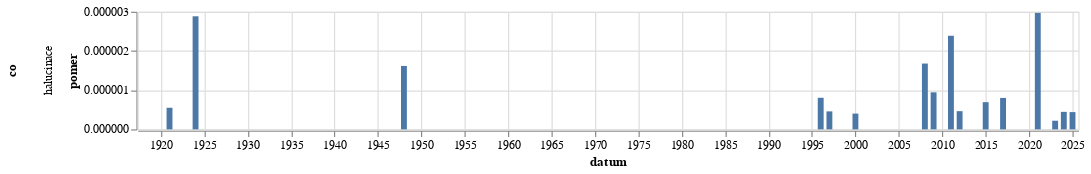

This figure's notebook cell:
### Code cell
graf(vyvoj_vyskytu("(?i)halucin","halucinace"))

### Figure 1 — Vega-Lite specification as saved in the notebook (floating-point values rounded to 4 significant figures)
{"config": {"view": {"continuousWidth": 300, "continuousHeight": 300}}, "data": {"name": "data-966f5af377dca3f356a387485db46cf1"}, "mark": {"type": "bar"}, "encoding": {"row": {"field": "co", "type": "nominal"}, "x": {"field": "datum", "type": "temporal"}, "y": {"field": "pomer", "type": "quantitative"}}, "height": 100, "width": 800, "$schema": "https://vega.github.io/schema/vega-lite/v5.8.0.json", "datasets": {"data-966f5af377dca3f356a387485db46cf1": [{"datum": "1918-01-01T00:00:00", "vyskytu": 0, "pocet_slov": 172010, "pomer": 0.0, "co": "halucinace"}, {"datum": "1919-01-01T00:00:00", "vyskytu": 0, "pocet_slov": 1547459, "pomer": 0.0, "co": "halucinace"}, {"datum": "1920-01-01T00:00:00", "vyskytu": 0, "pocet_slov": 1557497, "pomer": 0.0, "co": "halucinace"}, {"datum": "1921-01-01T00:00:00", "vyskytu": 1, "pocet_slov": 1814119, "pomer": 5.512e-07, "co": "halucinace"}, {"datum": "1922-01-01T00:00:00", "vyskytu": 0, "pocet_slov": 1739976, "pomer": 0.0, "co": "halucinace"}, {"datum": "1923-01-01T00:00:00", "vyskytu": 0, "pocet_slov": 1131296, "pomer": 0.0, "co": "halucinace"}, {"datum": "1924-01-01T00:00:00", "vyskytu": 4, "pocet_slov": 1386775, "pomer": 2.884e-06, "co": "halucinace"}, {"datum": "1925-01-01T00:00:00", "vyskytu": 0, "pocet_slov": 989387, "pomer": 0.0, "co": "halucinace"}, {"datum": "1926-01-01T00:00:00", "vyskytu": 0, "pocet_slov": 1629693, "pomer": 0.0, "co": "halucinace"}, {"datum": "1927-01-01T00:00:00", "vyskytu": 0, "pocet_slov": 1725378, "pomer": 0.0, "co": "halucinace"}, {"datum": "1928-01-01T00:00:00", "vyskytu": 0, "pocet_slov": 1786584, "pomer": 0.0, "co": "halucinace"}, {"datum": "1929-01-01T00:00:00", "vyskytu": 0, "pocet_slov": 907519, "pomer": 0.0, "co": "halucinace"}, {"datum": "1930-01-01T00:00:00", "vyskytu": 0, "pocet_slov": 1990549, "pomer": 0.0, "co": "halucinace"}, {"datum": "1931-01-01T00:00:00", "vyskytu": 0, "pocet_slov": 1466185, "pomer": 0.0, "co": "halucinace"}, {"datum": "1932-01-01T00:00:00", "vyskytu": 0, "pocet_slov": 1117587, "pomer": 0.0, "co": "halucinace"}, {"datum": "1933-01-01T00:00:00", "vyskytu": 0, "pocet_slov": 1230441, "pomer": 0.0, "co": "halucinace"}, {"datum": "1934-01-01T00:00:00", "vyskytu": 0, "pocet_slov": 874472, "pomer": 0.0, "co": "halucinace"}, {"datum": "1935-01-01T00:00:00", "vyskytu": 0, "pocet_slov": 712050, "pomer": 0.0, "co": "halucinace"}, {"datum": "1936-01-01T00:00:00", "vyskytu": 0, "pocet_slov": 958205, "pomer": 0.0, "co": "halucinace"}, {"datum": "1937-01-01T00:00:00", "vyskytu": 0, "pocet_slov": 733783, "pomer": 0.0, "co": "halucinace"}, {"datum": "1938-01-01T00:00:00", "vyskytu": 0, "pocet_slov": 383461, "pomer": 0.0, "co": "halucinace"}, {"datum": "1945-01-01T00:00:00", "vyskytu": 0, "pocet_slov": 140144, "pomer": 0.0, "co": "halucinace"}, {"datum": "1946-01-01T00:00:00", "vyskytu": 0, "pocet_slov": 1129068, "pomer": 0.0, "co": "halucinace"}, {"datum": "1947-01-01T00:00:00", "vyskytu": 0, "pocet_slov": 1083098, "pomer": 0.0, "co": "halucinace"}, {"datum": "1948-01-01T00:00:00", "vyskytu": 1, "pocet_slov": 618132, "pomer": 1.618e-06, "co": "halucinace"}, {"datum": "1949-01-01T00:00:00", "vyskytu": 0, "pocet_slov": 357203, "pomer": 0.0, "co": "halucinace"}, {"datum": "1950-01-01T00:00:00", "vyskytu": 0, "pocet_slov": 208781, "pomer": 0.0, "co": "halucinace"}, {"datum": "1951-01-01T00:00:00", "vyskytu": 0, "pocet_slov": 219888, "pomer": 0.0, "co": "halucinace"}, {"datum": "1952-01-01T00:00:00", "vyskytu": 0, "pocet_slov": 189920, "pomer": 0.0, "co": "halucinace"}, {"datum": "1953-01-01T00:00:00", "vyskytu": 0, "pocet_slov": 114518, "pomer": 0.0, "co": "halucinace"}, {"datum": "1954-01-01T00:00:00", "vyskytu": 0, "pocet_slov": 98416, "pomer": 0.0, "co": "halucinace"}, {"datum": "1955-01-01T00:00:00", "vyskytu": 0, "pocet_slov": 78833, "pomer": 0.0, "co": "halucinace"}, {"datum": "1956-01-01T00:00:00", "vyskytu": 0, "pocet_slov": 138430, "pomer": 0.0, "co": "halucinace"}, {"datum": "1957-01-01T00:00:00", "vyskytu": 0, "pocet_slov": 137388, "pomer": 0.0, "co": "halucinace"}, {"datum": "1958-01-01T00:00:00", "vyskytu": 0, "pocet_slov": 142112, "pomer": 0.0, "co": "halucinace"}, {"datum": "1959-01-01T00:00:00", "vyskytu": 0, "pocet_slov": 141333, "pomer": 0.0, "co": "halucinace"}, {"datum": "1960-01-01T00:00:00", "vyskytu": 0, "pocet_slov": 181817, "pomer": 0.0, "co": "halucinace"}, {"datum": "1961-01-01T00:00:00", "vyskytu": 0, "pocet_slov": 216288, "pomer": 0.0, "co": "halucinace"}, {"datum": "1962-01-01T00:00:00", "vyskytu": 0, "pocet_slov": 98793, "pomer": 0.0, "co": "halucinace"}, {"datum": "1963-01-01T00:00:00", "vyskytu": 0, "pocet_slov": 139432, "pomer": 0.0, "co": "halucinace"}, {"datum": "1964-01-01T00:00:00", "vyskytu": 0, "pocet_slov": 288820, "pomer": 0.0, "co": "halucinace"}, {"datum": "1965-01-01T00:00:00", "vyskytu": 0, "pocet_slov": 194814, "pomer": 0.0, "co": "halucinace"}, {"datum": "1966-01-01T00:00:00", "vyskytu": 0, "pocet_slov": 247115, "pomer": 0.0, "co": "halucinace"}, {"datum": "1967-01-01T00:00:00", "vyskytu": 0, "pocet_slov": 225198, "pomer": 0.0, "co": "halucinace"}, {"datum": "1968-01-01T00:00:00", "vyskytu": 0, "pocet_slov": 559905, "pomer": 0.0, "co": "halucinace"}, {"datum": "1969-01-01T00:00:00", "vyskytu": 0, "pocet_slov": 368721, "pomer": 0.0, "co": "halucinace"}, {"datum": "1970-01-01T00:00:00", "vyskytu": 0, "pocet_slov": 248046, "pomer": 0.0, "co": "halucinace"}, {"datum": "1971-01-01T00:00:00", "vyskytu": 0, "pocet_slov": 263102, "pomer": 0.0, "co": "halucinace"}, {"datum": "1972-01-01T00:00:00", "vyskytu": 0, "pocet_slov": 213032, "pomer": 0.0, "co": "halucinace"}, {"datum": "1973-01-01T00:00:00", "vyskytu": 0, "pocet_slov": 280835, "pomer": 0.0, "co": "halucinace"}, {"datum": "1974-01-01T00:00:00", "vyskytu": 0, "pocet_slov": 291980, "pomer": 0.0, "co": "halucinace"}, {"datum": "1975-01-01T00:00:00", "vyskytu": 0, "pocet_slov": 335255, "pomer": 0.0, "co": "halucinace"}, {"datum": "1976-01-01T00:00:00", "vyskytu": 0, "pocet_slov": 244998, "pomer": 0.0, "co": "halucinace"}, {"datum": "1977-01-01T00:00:00", "vyskytu": 0, "pocet_slov": 253702, "pomer": 0.0, "co": "halucinace"}, {"datum": "1978-01-01T00:00:00", "vyskytu": 0, "pocet_slov": 289894, "pomer": 0.0, "co": "halucinace"}, {"datum": "1979-01-01T00:00:00", "vyskytu": 0, "pocet_slov": 252883, "pomer": 0.0, "co": "halucinace"}, {"datum": "1980-01-01T00:00:00", "vyskytu": 0, "pocet_slov": 242065, "pomer": 0.0, "co": "halucinace"}, {"datum": "1981-01-01T00:00:00", "vyskytu": 0, "pocet_slov": 134899, "pomer": 0.0, "co": "halucinace"}, {"datum": "1982-01-01T00:00:00", "vyskytu": 0, "pocet_slov": 186973, "pomer": 0.0, "co": "halucinace"}, {"datum": "1983-01-01T00:00:00", "vyskytu": 0, "pocet_slov": 227768, "pomer": 0.0, "co": "halucinace"}, {"datum": "1984-01-01T00:00:00", "vyskytu": 0, "pocet_slov": 191735, "pomer": 0.0, "co": "halucinace"}, {"datum": "1985-01-01T00:00:00", "vyskytu": 0, "pocet_slov": 165973, "pomer": 0.0, "co": "halucinace"}, {"datum": "1986-01-01T00:00:00", "vyskytu": 0, "pocet_slov": 98877, "pomer": 0.0, "co": "halucinace"}, {"datum": "1987-01-01T00:00:00", "vyskytu": 0, "pocet_slov": 149991, "pomer": 0.0, "co": "halucinace"}, {"datum": "1988-01-01T00:00:00", "vyskytu": 0, "pocet_slov": 167631, "pomer": 0.0, "co": "halucinace"}, {"datum": "1989-01-01T00:00:00", "vyskytu": 0, "pocet_slov": 255151, "pomer": 0.0, "co": "halucinace"}, {"datum": "1990-01-01T00:00:00", "vyskytu": 0, "pocet_slov": 833434, "pomer": 0.0, "co": "halucinace"}, {"datum": "1991-01-01T00:00:00", "vyskytu": 0, "pocet_slov": 1410605, "pomer": 0.0, "co": "halucinace"}, {"datum": "1992-01-01T00:00:00", "vyskytu": 0, "pocet_slov": 1217148, "pomer": 0.0, "co": "halucinace"}, {"datum": "1993-01-01T00:00:00", "vyskytu": 0, "pocet_slov": 1127475, "pomer": 0.0, "co": "halucinace"}, {"datum": "1994-01-01T00:00:00", "vyskytu": 0, "pocet_slov": 948063, "pomer": 0.0, "co": "halucinace"}, {"datum": "1995-01-01T00:00:00", "vyskytu": 0, "pocet_slov": 1138209, "pomer": 0.0, "co": "halucinace"}, {"datum": "1996-01-01T00:00:00", "vyskytu": 1, "pocet_slov": 1240947, "pomer": 8.058e-07, "co": "halucinace"}, {"datum": "1997-01-01T00:00:00", "vyskytu": 1, "pocet_slov": 2179318, "pomer": 4.589e-07, "co": "halucinace"}, {"datum": "1998-01-01T00:00:00", "vyskytu": 0, "pocet_slov": 1522654, "pomer": 0.0, "co": "halucinace"}, {"datum": "1999-01-01T00:00:00", "vyskytu": 0, "pocet_slov": 2465372, "pomer": 0.0, "co": "halucinace"}, {"datum": "2000-01-01T00:00:00", "vyskytu": 1, "pocet_slov": 2483127, "pomer": 4.027e-07, "co": "halucinace"}, {"datum": "2001-01-01T00:00:00", "vyskytu": 0, "pocet_slov": 2462192, "pomer": 0.0, "co": "halucinace"}, {"datum": "2002-01-01T00:00:00", "vyskytu": 0, "pocet_slov": 1931845, "pomer": 0.0, "co": "halucinace"}, {"datum": "2003-01-01T00:00:00", "vyskytu": 0, "pocet_slov": 2578085, "pomer": 0.0, "co": "halucinace"}, {"datum": "2004-01-01T00:00:00", "vyskytu": 0, "pocet_slov": 2351739, "pomer": 0.0, "co": "halucinace"}, {"datum": "2005-01-01T00:00:00", "vyskytu": 0, "pocet_slov": 2582168, "pomer": 0.0, "co": "halucinace"}, {"datum": "2006-01-01T00:00:00", "vyskytu": 0, "pocet_slov": 1552476, "pomer": 0.0, "co": "halucinace"}, {"datum": "2007-01-01T00:00:00", "vyskytu": 0, "pocet_slov": 1826653, "pomer": 0.0, "co": "halucinace"}, {"datum": "2008-01-01T00:00:00", "vyskytu": 3, "pocet_slov": 1786832, "pomer": 1.679e-06, "co": "halucinace"}, {"datum": "2009-01-01T00:00:00", "vyskytu": 2, "pocet_slov": 2116415, "pomer": 9.45e-07, "co": "halucinace"}, {"datum": "2010-01-01T00:00:00", "vyskytu": 0, "pocet_slov": 1718642, "pomer": 0.0, "co": "halucinace"}, {"datum": "2011-01-01T00:00:00", "vyskytu": 6, "pocet_slov": 2512843, "pomer": 2.388e-06, "co": "halucinace"}, {"datum": "2012-01-01T00:00:00", "vyskytu": 1, "pocet_slov": 2154063, "pomer": 4.642e-07, "co": "halucinace"}, {"datum": "2013-01-01T00:00:00", "vyskytu": 0, "pocet_slov": 1253654, "pomer": 0.0, "co": "halucinace"}, {"datum": "2014-01-01T00:00:00", "vyskytu": 0, "pocet_slov": 2797907, "pomer": 0.0, "co": "halucinace"}, {"datum": "2015-01-01T00:00:00", "vyskytu": 2, "pocet_slov": 2883253, "pomer": 6.937e-07, "co": "halucinace"}, {"datum": "2016-01-01T00:00:00", "vyskytu": 0, "pocet_slov": 3088746, "pomer": 0.0, "co": "halucinace"}, {"datum": "2017-01-01T00:00:00", "vyskytu": 2, "pocet_slov": 2494184, "pomer": 8.019e-07, "co": "halucinace"}, {"datum": "2018-01-01T00:00:00", "vyskytu": 0, "pocet_slov": 2950192, "pomer": 0.0, "co": "halucinace"}, {"datum": "2019-01-01T00:00:00", "vyskytu": 0, "pocet_slov": 3385704, "pomer": 0.0, "co": "halucinace"}, {"datum": "2020-01-01T00:00:00", "vyskytu": 0, "pocet_slov": 3628168, "pomer": 0.0, "co": "halucinace"}, {"datum": "2021-01-01T00:00:00", "vyskytu": 9, "pocet_slov": 3028906, "pomer": 2.971e-06, "co": "halucinace"}, {"datum": "2022-01-01T00:00:00", "vyskytu": 0, "pocet_slov": 4156918, "pomer": 0.0, "co": "halucinace"}, {"datum": "2023-01-01T00:00:00", "vyskytu": 1, "pocet_slov": 4543342, "pomer": 2.201e-07, "co": "halucinace"}, {"datum": "2024-01-01T00:00:00", "vyskytu": 2, "pocet_slov": 4476204, "pomer": 4.468e-07, "co": "halucinace"}, {"datum": "2025-01-01T00:00:00", "vyskytu": 1, "pocet_slov": 2270793, "pomer": 4.404e-07, "co": "halucinace"}]}}
